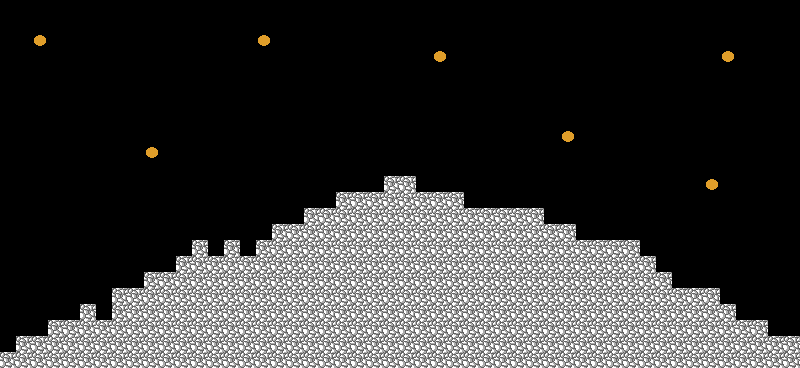

Below is a game level as drawn by its tile map, then a one-line description and the .tmx that defines it (tile-layer data replaced by summaries):
An orthogonal 50x23 tile map with 16x16 px tiles, 2 tile layers (Tile Layer 1, Tile Layer 2), 2 tilesets and 16 objects (player).

<map version="1.10" tiledversion="1.10.2" orientation="orthogonal" renderorder="right-down" width="50" height="23" tilewidth="16" tileheight="16" infinite="0" nextlayerid="6" nextobjectid="46">
 <tileset firstgid="1" source="tiles.tsx" />
 <tileset firstgid="101" source="tileset_gutter.tsx" />
 <layer id="1" name="Tile Layer 1" width="50" height="23">
  <data>[1150 cells, 1150 non-empty, 1 distinct tile ids]</data>
 </layer>
 <layer id="2" name="Tile Layer 2" width="50" height="23">
  <data>[1150 cells, 362 non-empty, 2 distinct tile ids]</data>
 </layer>
 <objectgroup id="3" name="Objects">
  <object id="30" x="0" y="368">
   <polygon points="0,0 800,0 800,-16 0,-16" />
  </object>
  <object id="31" x="16" y="336">
   <polygon points="0,0 784,0 784,16 0,16" />
  </object>
  <object id="32" x="48" y="320">
   <polygon points="0,0 720,0 720,16 0,16" />
  </object>
  <object id="33" x="80" y="304">
   <polygon points="0,0 16,0 16,16 0,16" />
  </object>
  <object id="34" x="112" y="320">
   <polygon points="0,0 0,-16 624,-16 624,0" />
  </object>
  <object id="35" x="112" y="288">
   <polygon points="0,0 608,0 608,16 0,16" />
  </object>
  <object id="36" x="144" y="272">
   <polygon points="0,0 528,0 528,16 0,16" />
  </object>
  <object id="37" x="176" y="256">
   <polygon points="0,0 480,0 480,16 0,16" />
  </object>
  <object id="38" x="192" y="240">
   <polygon points="0,0 16,0 16,16 0,16" />
  </object>
  <object id="39" x="224" y="240">
   <polygon points="0,0 16,0 16,16 0,16" />
  </object>
  <object id="40" x="256" y="240">
   <polygon points="0,0 384,0 384,16 0,16" />
  </object>
  <object id="41" x="272" y="224">
   <polygon points="0,0 304,0 304,16 0,16" />
  </object>
  <object id="42" x="304" y="208">
   <polygon points="0,0 240,0 240,16 0,16" />
  </object>
  <object id="43" x="336" y="192">
   <polygon points="0,0 128,0 128,16 0,16" />
  </object>
  <object id="44" x="384" y="176">
   <polygon points="0,0 32,0 32,16 0,16" />
  </object>
  <object id="45" name="player" x="2.73973" y="337.671" width="6.84932" height="13.0137" />
 </objectgroup>
 <objectgroup id="5" name="Object Layer 2" />
</map>
